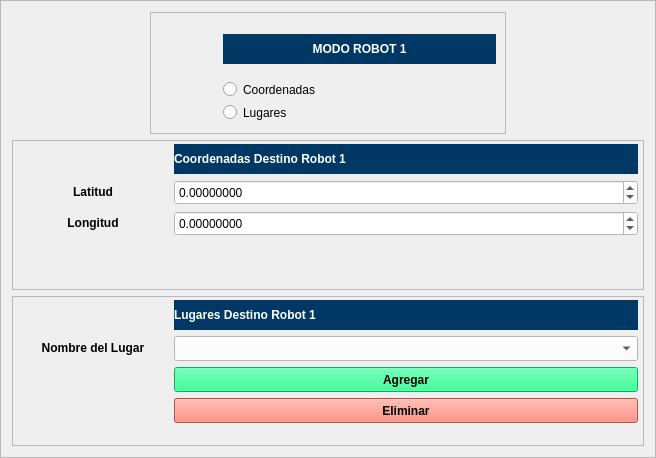
                   <widget class="QFrame" name="frame_coor_obj_g_r1">
                    <property name="sizePolicy">
                     <sizepolicy hsizetype="Preferred" vsizetype="Preferred">
                      <horstretch>0</horstretch>
                      <verstretch>0</verstretch>
                     </sizepolicy>
                    </property>
                    <property name="minimumSize">
                     <size>
                      <width>589</width>
                      <height>289</height>
                     </size>
                    </property>
                    <property name="frameShape">
                     <enum>QFrame::StyledPanel</enum>
                    </property>
                    <property name="frameShadow">
                     <enum>QFrame::Raised</enum>
                    </property>
                    <layout class="QVBoxLayout" name="verticalLayout_15">
                     <property name="leftMargin">
                      <number>11</number>
                     </property>
                     <item alignment="Qt::AlignHCenter">
                      <widget class="QFrame" name="frame_modo_r1">
                       <property name="minimumSize">
                        <size>
                         <width>356</width>
                         <height>122</height>
                        </size>
                       </property>
                       <property name="maximumSize">
                        <size>
                         <width>16777215</width>
                         <height>122</height>
                        </size>
                       </property>
                       <property name="styleSheet">
                        <string notr="true">border-color:rgb(6, 169, 204)</string>
                       </property>
                       <property name="frameShape">
                        <enum>QFrame::StyledPanel</enum>
                       </property>
                       <property name="frameShadow">
                        <enum>QFrame::Raised</enum>
                       </property>
                       <layout class="QGridLayout" name="gridLayout_2">
                        <item row="0" column="1">
                         <widget class="QLabel" name="label_29">
                          <property name="minimumSize">
                           <size>
                            <width>273</width>
                            <height>30</height>
                           </size>
                          </property>
                          <property name="maximumSize">
                           <size>
                            <width>300</width>
                            <height>30</height>
                           </size>
                          </property>
                          <property name="font">
                           <font>
                            <pointsize>9</pointsize>
                            <weight>75</weight>
                            <bold>true</bold>
                           </font>
                          </property>
                          <property name="styleSheet">
                           <string notr="true">background-color: rgb(0, 56, 101);
color:rgb(255,255,255);</string>
                          </property>
                          <property name="text">
                           <string>&lt;html&gt;&lt;head/&gt;&lt;body&gt;&lt;p align=&quot;center&quot;&gt;MODO ROBOT 1&lt;/p&gt;&lt;/body&gt;&lt;/html&gt;</string>
                          </property>
                         </widget>
                        </item>
                        <item row="2" column="1">
                         <widget class="QRadioButton" name="mod_lug_r1Button">
                          <property name="maximumSize">
                           <size>
                            <width>100</width>
                            <height>16777215</height>
                           </size>
                          </property>
                          <property name="text">
                           <string>Lugares</string>
                          </property>
                         </widget>
                        </item>
                        <item row="1" column="1">
                         <widget class="QRadioButton" name="mod_coor_r1Button">
                          <property name="minimumSize">
                           <size>
                            <width>100</width>
                            <height>0</height>
                           </size>
                          </property>
                          <property name="maximumSize">
                           <size>
                            <width>100</width>
                            <height>16777215</height>
                           </size>
                          </property>
                          <property name="text">
                           <string>Coordenadas</string>
                          </property>
                         </widget>
                        </item>
                        <item row="0" column="0">
                         <widget class="QLabel" name="label_6">
                          <property name="minimumSize">
                           <size>
                            <width>50</width>
                            <height>50</height>
                           </size>
                          </property>
                          <property name="styleSheet">
                           <string notr="true">border-color: rgb(6, 169, 204);
image: url(:/pack_puj/coordenada.png);</string>
                          </property>
                          <property name="text">
                           <string/>
                          </property>
                         </widget>
                        </item>
                       </layout>
                      </widget>
                     </item>
                     <item>
                      <widget class="QFrame" name="frame_coor_r1">
                       <property name="minimumSize">
                        <size>
                         <width>632</width>
                         <height>150</height>
                        </size>
                       </property>
                       <property name="maximumSize">
                        <size>
                         <width>16777215</width>
                         <height>150</height>
                        </size>
                       </property>
                       <property name="frameShape">
                        <enum>QFrame::StyledPanel</enum>
                       </property>
                       <property name="frameShadow">
                        <enum>QFrame::Raised</enum>
                       </property>
                       <layout class="QFormLayout" name="formLayout_3">
                        <property name="leftMargin">
                         <number>5</number>
                        </property>
                        <property name="topMargin">
                         <number>3</number>
                        </property>
                        <property name="rightMargin">
                         <number>5</number>
                        </property>
                        <item row="1" column="1">
                         <widget class="QLabel" name="label_5">
                          <property name="minimumSize">
                           <size>
                            <width>273</width>
                            <height>30</height>
                           </size>
                          </property>
                          <property name="maximumSize">
                           <size>
                            <width>16777215</width>
                            <height>30</height>
                           </size>
                          </property>
                          <property name="font">
                           <font>
                            <pointsize>9</pointsize>
                            <weight>75</weight>
                            <bold>true</bold>
                           </font>
                          </property>
                          <property name="styleSheet">
                           <string notr="true">background-color: rgb(0, 56, 101);
color:rgb(255,255,255);
</string>
                          </property>
                          <property name="text">
                           <string>Coordenadas Destino Robot 1</string>
                          </property>
                         </widget>
                        </item>
                        <item row="3" column="0">
                         <widget class="QLabel" name="label_3">
                          <property name="minimumSize">
                           <size>
                            <width>150</width>
                            <height>25</height>
                           </size>
                          </property>
                          <property name="maximumSize">
                           <size>
                            <width>16777215</width>
                            <height>25</height>
                           </size>
                          </property>
                          <property name="font">
                           <font>
                            <pointsize>9</pointsize>
                            <weight>75</weight>
                            <bold>true</bold>
                           </font>
                          </property>
                          <property name="text">
                           <string>&lt;html&gt;&lt;head/&gt;&lt;body&gt;&lt;p align=&quot;center&quot;&gt;Latitud&lt;/p&gt;&lt;/body&gt;&lt;/html&gt;</string>
                          </property>
                         </widget>
                        </item>
                        <item row="3" column="1">
                         <widget class="QDoubleSpinBox" name="lat_destino_robot1">
                          <property name="minimumSize">
                           <size>
                            <width>273</width>
                            <height>25</height>
                           </size>
                          </property>
                          <property name="maximumSize">
                           <size>
                            <width>16777215</width>
                            <height>25</height>
                           </size>
                          </property>
                          <property name="styleSheet">
                           <string notr="true">background-color: rgb(255, 255, 255);
selection-background-color: rgb(255, 255, 127);
selection-color: rgb(0, 0, 0);</string>
                          </property>
                          <property name="decimals">
                           <number>8</number>
                          </property>
                          <property name="minimum">
                           <double>-90.000000000000000</double>
                          </property>
                          <property name="maximum">
                           <double>90.000000000000000</double>
                          </property>
                          <property name="singleStep">
                           <double>0.000001000000000</double>
                          </property>
                          <property name="stepType">
                           <enum>QAbstractSpinBox::AdaptiveDecimalStepType</enum>
                          </property>
                         </widget>
                        </item>
                        <item row="4" column="0">
                         <widget class="QLabel" name="label_4">
                          <property name="minimumSize">
                           <size>
                            <width>150</width>
                            <height>0</height>
                           </size>
                          </property>
                          <property name="maximumSize">
                           <size>
                            <width>16777215</width>
                            <height>25</height>
                           </size>
                          </property>
                          <property name="font">
                           <font>
                            <pointsize>9</pointsize>
                            <weight>75</weight>
                            <bold>true</bold>
                           </font>
                          </property>
                          <property name="text">
                           <string>&lt;html&gt;&lt;head/&gt;&lt;body&gt;&lt;p align=&quot;center&quot;&gt;Longitud&lt;/p&gt;&lt;/body&gt;&lt;/html&gt;</string>
                          </property>
                         </widget>
                        </item>
                        <item row="4" column="1">
                         <widget class="QDoubleSpinBox" name="long_destino_robot1">
                          <property name="minimumSize">
                           <size>
                            <width>273</width>
                            <height>25</height>
                           </size>
                          </property>
                          <property name="maximumSize">
                           <size>
                            <width>16777215</width>
                            <height>25</height>
                           </size>
                          </property>
                          <property name="styleSheet">
                           <string notr="true">background-color: rgb(255, 255, 255);
selection-background-color: rgb(255, 255, 127);
selection-color: rgb(0, 0, 0);</string>
                          </property>
                          <property name="decimals">
                           <number>8</number>
                          </property>
                          <property name="minimum">
                           <double>-180.000000000000000</double>
                          </property>
                          <property name="maximum">
                           <double>180.000000000000000</double>
                          </property>
                          <property name="singleStep">
                           <double>0.000001000000000</double>
                          </property>
                          <property name="stepType">
                           <enum>QAbstractSpinBox::AdaptiveDecimalStepType</enum>
                          </property>
                          <property name="value">
                           <double>0.000000000000000</double>
                          </property>
                         </widget>
                        </item>
                       </layout>
                      </widget>
                     </item>
                     <item>
                      <widget class="QFrame" name="frame_lug_r1">
                       <property name="minimumSize">
                        <size>
                         <width>632</width>
                         <height>150</height>
                        </size>
                       </property>
                       <property name="maximumSize">
                        <size>
                         <width>16777215</width>
                         <height>150</height>
                        </size>
                       </property>
                       <property name="frameShape">
                        <enum>QFrame::StyledPanel</enum>
                       </property>
                       <property name="frameShadow">
                        <enum>QFrame::Raised</enum>
                       </property>
                       <layout class="QFormLayout" name="formLayout_4">
                        <property name="leftMargin">
                         <number>5</number>
                        </property>
                        <property name="topMargin">
                         <number>3</number>
                        </property>
                        <property name="rightMargin">
                         <number>5</number>
                        </property>
                        <property name="bottomMargin">
                         <number>11</number>
                        </property>
                        <item row="0" column="1">
                         <widget class="QLabel" name="label_30">
                          <property name="minimumSize">
                           <size>
                            <width>232</width>
                            <height>30</height>
                           </size>
                          </property>
                          <property name="maximumSize">
                           <size>
                            <width>16777215</width>
                            <height>30</height>
                           </size>
                          </property>
                          <property name="font">
                           <font>
                            <pointsize>9</pointsize>
                            <weight>75</weight>
                            <bold>true</bold>
                           </font>
                          </property>
                          <property name="styleSheet">
                           <string notr="true">background-color: rgb(0, 56, 101);
color:rgb(255,255,255);</string>
                          </property>
                          <property name="text">
                           <string>Lugares Destino Robot 1</string>
                          </property>
                         </widget>
                        </item>
                        <item row="1" column="0">
                         <widget class="QLabel" name="label_31">
                          <property name="minimumSize">
                           <size>
                            <width>150</width>
                            <height>25</height>
                           </size>
                          </property>
                          <property name="maximumSize">
                           <size>
                            <width>16777215</width>
                            <height>25</height>
                           </size>
                          </property>
                          <property name="font">
                           <font>
                            <pointsize>9</pointsize>
                            <weight>75</weight>
                            <bold>true</bold>
                           </font>
                          </property>
                          <property name="text">
                           <string>&lt;html&gt;&lt;head/&gt;&lt;body&gt;&lt;p align=&quot;center&quot;&gt;Nombre del Lugar&lt;/p&gt;&lt;/body&gt;&lt;/html&gt;</string>
                          </property>
                         </widget>
                        </item>
                        <item row="1" column="1">
                         <widget class="QComboBox" name="lugar_1_ComboBox">
                          <property name="minimumSize">
                           <size>
                            <width>0</width>
                            <height>25</height>
                           </size>
                          </property>
                          <property name="maximumSize">
                           <size>
                            <width>16777215</width>
                            <height>25</height>
                           </size>
                          </property>
                          <property name="styleSheet">
                           <string notr="true">background-color: rgb(255, 255, 255);
selection-background-color: rgb(255, 255, 127);
selection-color: rgb(0, 0, 0);
</string>
                          </property>
                         </widget>
                        </item>
                        <item row="2" column="1">
                         <widget class="QPushButton" name="add_lugar_robot1">
                          <property name="minimumSize">
                           <size>
                            <width>85</width>
                            <height>25</height>
                           </size>
                          </property>
                          <property name="maximumSize">
                           <size>
                            <width>16777215</width>
                            <height>25</height>
                           </size>
                          </property>
                          <property name="font">
                           <font>
                            <weight>75</weight>
                            <bold>true</bold>
                           </font>
                          </property>
                          <property name="styleSheet">
                           <string notr="true">background-color: rgb(0, 255, 127);</string>
                          </property>
                          <property name="text">
                           <string>Agregar</string>
                          </property>
                         </widget>
                        </item>
                        <item row="3" column="1">
                         <widget class="QPushButton" name="del_lugar_robot1">
                          <property name="minimumSize">
                           <size>
                            <width>85</width>
                            <height>25</height>
                           </size>
                          </property>
                          <property name="maximumSize">
                           <size>
                            <width>16777215</width>
                            <height>25</height>
                           </size>
                          </property>
                          <property name="font">
                           <font>
                            <weight>75</weight>
                            <bold>true</bold>
                           </font>
                          </property>
                          <property name="styleSheet">
                           <string notr="true">background-color: rgb(245, 112, 94);</string>
                          </property>
                          <property name="text">
                           <string>Eliminar</string>
                          </property>
                         </widget>
                        </item>
                       </layout>
                      </widget>
                     </item>
                    </layout>
                   </widget>
